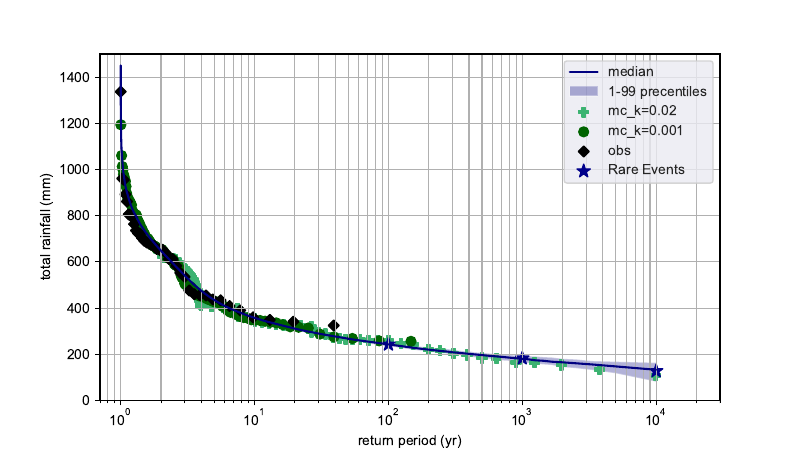

This figure's Python source:
import numpy as np
from matplotlib import pyplot as plt
from utils import data_loader, GEN, mc_sampler2
from demo2 import LDS_demo
from time import time
import seaborn as sns

np.random.seed(777)
thres0 = 7.07842
ta = 90
dl = data_loader()
# fit the two MC generators 
mc1 = mc_sampler2(thres=1, data=dl.datad)
mc1.get_para()
mc2 = mc_sampler2(thres=1, data=dl.dataw)
mc2.get_para()
# to make things less messy, i used one GEN to call both MC generators
gg = GEN(mc1, mc2, dl.pd)
tmpres = np.zeros([100, 10000])

for kk in range(100):
    t1 = time()
    tmp_run = LDS_demo(gen=gg, k=0, N=10000)
    tmp_run.update()
    tmp_run.evalute()
    tmpres[kk, :] = thres0*ta - tmp_run.res[:, 1]
    t2 = time()
    print('iteration {0}, {1:0.4f} for this iteration'.format(kk, t2 - t1))
    t1 = time()

alter_run = LDS_demo(gen=gg, k=0.02, N=128)
alter_run.update()
alter_run.evalute()

alter_run1 = LDS_demo(gen=gg, k=0.001, N=128)
alter_run1.update()
alter_run1.evalute()

freq0 = [(i+1)/39 for i in range(39)]
freq0 = np.array(freq0)
dl.tot0.sort()
tot = thres0*ta - dl.tot0

rare_tot = [127.86, 182.78, 243.06]
rare_freq = [1.0/10000, 1.0/1000, 1.0/100]
freq = tmp_run.res[:, 0]
fig, ax = plt.subplots(figsize=[8, 4.5])
with sns.axes_style("darkgrid"):
    plt.grid(True, which='both')
    med = np.median(tmpres, axis=0)
    upp = np.quantile(tmpres, 0.99, axis=0)
    low = np.quantile(tmpres, 0.01, axis=0)
    ax.plot(1/freq, med, color='navy', label='median')
    ax.fill_between(1/freq, low, upp, alpha=0.3, facecolor='navy', label='1-99 precentiles')

    ax.scatter(1/alter_run.res[:,0], thres0*ta - alter_run.res[:,1], s=50, color='mediumseagreen', marker='P', label='mc_k=0.02')
    ax.scatter(1/alter_run1.res[:,0], thres0*ta - alter_run1.res[:,1], s=50, color='darkgreen', marker='o', label='mc_k=0.001')
    ax.scatter(1/freq0, thres0*ta - tot, marker='D', s=30, color='black', label='obs')
    for ri in range(3):
        if ri == 0:
            ax.scatter(1/rare_freq[ri], rare_tot[ri], marker='*', s=100, color='darkblue', label='Rare Events')
        else:
            ax.scatter(1/rare_freq[ri], rare_tot[ri], marker='*', s=100, color='darkblue')

    ax.set_xscale('log')
    ax.set_xlabel('return period (yr)')
    ax.set_ylabel('total rainfall (mm)')
    ax.legend()
    ax.set_xlim([0.7, 3e4])
    ax.set_ylim([0, 1500])
    fig.savefig('demo_new/fig1.pdf')

pause = 1
